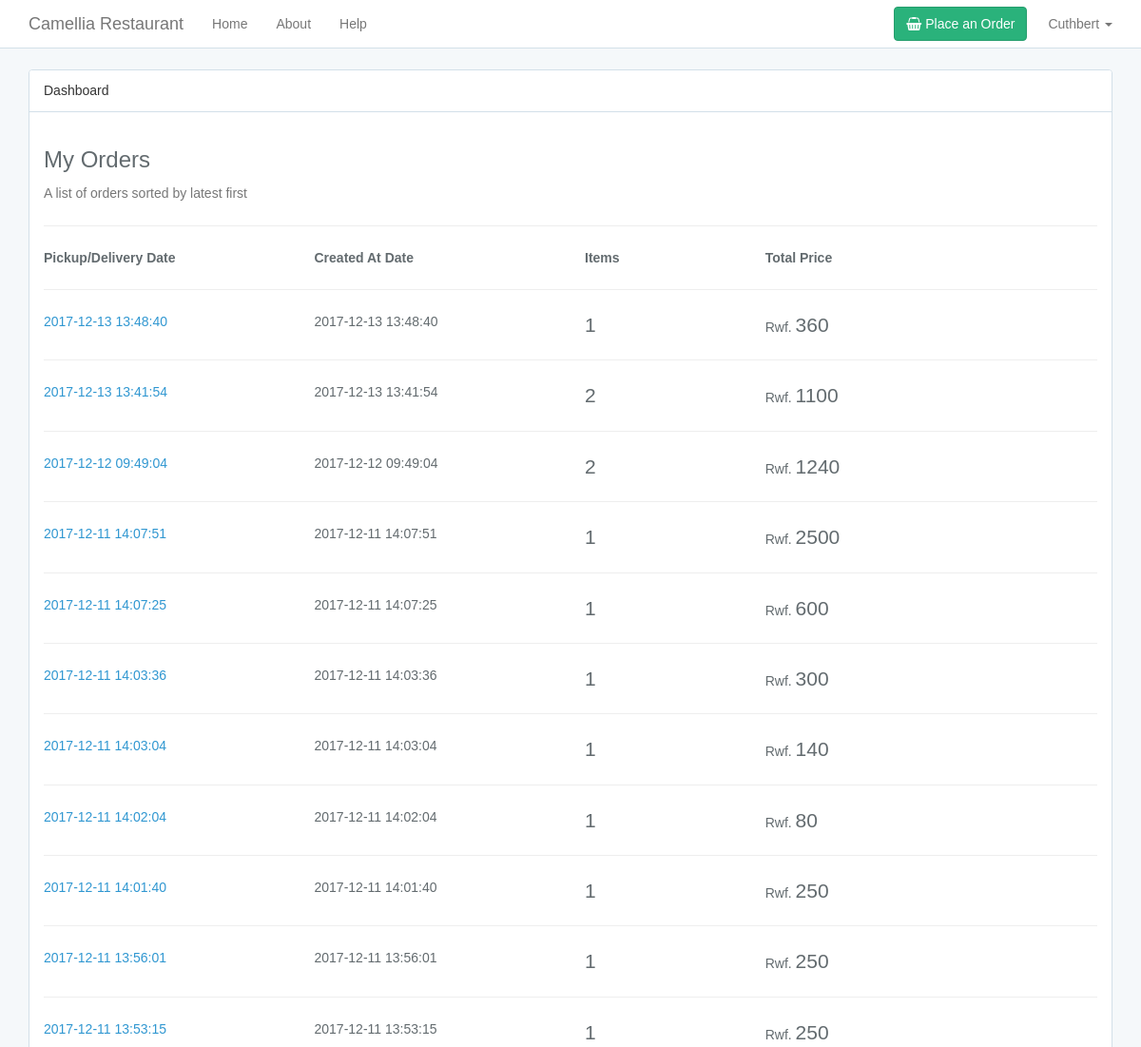
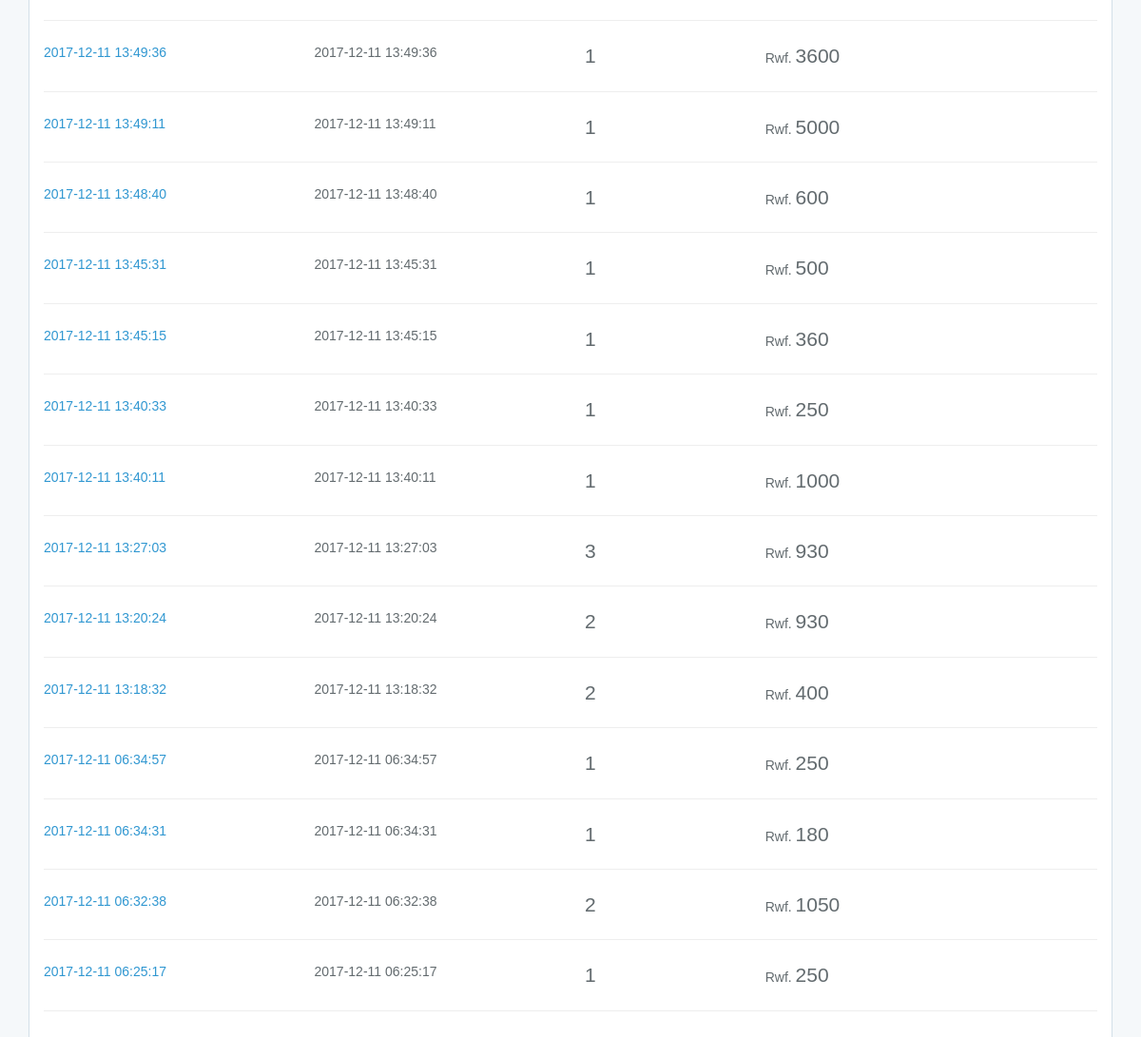
/dashboard.php (signed in), run on the app's committed database (2 pictures, top to bottom).
### tables this page shows
CREATE TABLE `orders` (
  `id` int(10) UNSIGNED NOT NULL,
  `user_id` int(10) UNSIGNED NOT NULL,
  `booked_at` timestamp NOT NULL DEFAULT CURRENT_TIMESTAMP,
  `expired_at` timestamp NULL DEFAULT NULL,
  `paid_at` timestamp NULL DEFAULT NULL,
  `created_at` timestamp NOT NULL DEFAULT CURRENT_TIMESTAMP,
  `updated_at` timestamp NOT NULL DEFAULT CURRENT_TIMESTAMP ON UPDATE CURRENT_TIMESTAMP
);

### helpers.php (called while the page is built, shortened)
<?php
if (!function_exists('route')) {
    function route($name)
    {
        return APP_URL . "/{$name}";
    }
}
if (!function_exists('auth_check')) {
    function auth_check()
    {
        if (isset($_SESSION['user'])) {
            return true;
        }
        return false;
    }
}
if (!function_exists('auth')) {
    function auth()
    {
        if (auth_check()) {
            return $_SESSION['user'];
        }
        return null;
    }
}

### functions.php (called while the page is built, shortened)
<?php
include_once "helpers.php";
if (!function_exists('unauthenticated')) {
    function unauthenticated()
    {
        if (!auth_check()) {
            return header("Location: " . route("auth/login.php"));
        } else {
            $user = userById(auth()['id']);
        }
    }
}
if (!function_exists('userById')) {
    function userById($user)
    {
        global $con;
        $row = [];
        $stmt = $con->prepare("SELECT * FROM `users` WHERE `id` = ? LIMIT 1");
        $stmt->bind_param("i", $user);
        $stmt->execute();
        $result = $stmt->get_result();
        if ($result->num_rows == 1) {
            $row = $result->fetch_assoc();
        }
        return $row;
    }
}
if (!function_exists('orderTotal')) {
    function orderTotal($order)
    {
        global $con;
        $row = [];
        $stmt = $con->prepare("SELECT
                                        SUM(
                                            (
                                                `order_items`.`price` * `order_items`.`quantity`
                                            )
                                        ) AS `order_total`
                                    FROM
                                        `orders`
                                    INNER JOIN `order_items`
                                    WHERE
                                    `orders`.`id` = `order_items`.`order_id`
                                    AND `order_id` = ? LIMIT 1");
        $stmt->bind_param("i", $order);
        $stmt->execute();
        $result = $stmt->get_result();
        if ($result->num_rows == 1) {
            $row = $result->fetch_assoc();
        }
        return $row['order_total'];
    }
}
if (!function_exists('orderItemsCount')) {
    function orderItemsCount($order)
    {
        global $con;
        $row = [];
        $stmt = $con->prepare("SELECT
                                        COUNT(`order_items`.id) AS `order_items_count`
                                    FROM
                                        `orders`
                                    INNER JOIN `order_items`
                                    WHERE
                                    `orders`.`id` = `order_items`.`order_id`
                                    AND `order_id` = ? LIMIT 1");
        $stmt->bind_param("i", $order);
        $stmt->execute();
        $result = $stmt->get_result();
        if ($result->num_rows == 1) {
            $row = $result->fetch_assoc();
        }
        return $row['order_items_count'];
    }
}
if (!function_exists('userOrders')) {
    function userOrders($user = null)
    {
        global $con;
        $rows = [];
        $user = isset($user) ? $user : auth();
        $userId = isset($user['id']) ? $user['id'] : $user;
        $stmt = $con->prepare("SELECT * FROM `orders` WHERE `user_id` = ? ORDER BY `created_at` DESC");
        $stmt->bind_param("i", $userId);
        $stmt->execute();
        $result = $stmt->get_result();
        if ($result->num_rows > 0) {
            $rows = $result->fetch_all(MYSQLI_BOTH);
        }
        return $rows;
    }
}

### dashboard.php (the view, shortened to what this page needs)
<?php
include_once("helpers.php");
include_once("functions.php");
unauthenticated();
$orders = userOrders();
?>
<!DOCTYPE html>
<html lang="en">
<head>
    <?php include_once('partials/_head.php') ?>
</head>
<body>
<div id="app">
    <?php include_once('partials/_navigation.php') ?>
    <div class="container">
        <div class="panel panel-default">
            <div class="panel-heading">Dashboard</div>
            <div class="panel-body">
                <h3>My Orders</h3>
                <p class="text-muted">A list of orders sorted by latest first</p>
                <hr>
                <?php if (count($orders) > 0) { ?>
                    <div class="row hidden-xs">
                        <div class="col-sm-3">
                            <strong>Pickup/Delivery Date</strong>
                        </div>
                        <div class="col-sm-3">
                            <strong>Created At Date</strong>
                        </div>
                        <div class="col-sm-2">
                            <strong>Items</strong>
                        </div>
                        <div class="col-sm-2">
                            <strong>Total Price</strong>
                        </div>
                        <div class="col-sm-2">
                        </div>
                    </div>
                    <hr>
                    <?php foreach ($orders as $order) { ?>
                        <div class="row">
                            <div class="col-sm-3">
                                <a href="<?php echo route("user/order.php?order={$order['id']}") ?>">
                                    <?php echo $order['booked_at']; ?>
                                </a>
                            </div>
                            <div class="col-sm-3">
                                <?php echo $order['created_at']; ?>
                            </div>
                            <div class="col-sm-2">
                                <span class="lead"><?php echo orderItemsCount($order['id']); ?></span>
                            </div>
                            <div class="col-sm-2">
                                <?php echo APP_CURRENCY; ?>
                                <span class="lead"><?php echo orderTotal($order['id']); ?></span>
                            </div>
                            <div class="col-sm-2">
                            </div>
                        </div>
                        <hr>
                    <?php } ?>
                <?php } else { ?>
                    <p class="text-muted">No orders found.</p>
                <?php } ?>
            </div>
        </div>
    </div>
</div>
</body>
</html>

### data on the page
orders: booked_at "2017-12-13 13:48:40", created_at "2017-12-13 13:48:40", id "1", id "360"
orders: booked_at "2017-12-13 13:41:54", created_at "2017-12-13 13:41:54", id "2", id "1100"
orders: booked_at "2017-12-12 09:49:04", created_at "2017-12-12 09:49:04", id "2", id "1240"
orders: booked_at "2017-12-11 14:07:51", created_at "2017-12-11 14:07:51", id "1", id "2500"
orders: booked_at "2017-12-11 14:07:25", created_at "2017-12-11 14:07:25", id "1", id "600"
orders: booked_at "2017-12-11 14:03:36", created_at "2017-12-11 14:03:36", id "1", id "300"
orders: booked_at "2017-12-11 14:03:04", created_at "2017-12-11 14:03:04", id "1", id "140"
orders: booked_at "2017-12-11 14:02:04", created_at "2017-12-11 14:02:04", id "1", id "80"
orders: booked_at "2017-12-11 14:01:40", created_at "2017-12-11 14:01:40", id "1", id "250"
orders: booked_at "2017-12-11 13:56:01", created_at "2017-12-11 13:56:01", id "1", id "250"
orders: booked_at "2017-12-11 13:53:15", created_at "2017-12-11 13:53:15", id "1", id "250"
orders: booked_at "2017-12-11 13:49:36", created_at "2017-12-11 13:49:36", id "1", id "3600"
orders: booked_at "2017-12-11 13:49:11", created_at "2017-12-11 13:49:11", id "1", id "5000"
orders: booked_at "2017-12-11 13:48:40", created_at "2017-12-11 13:48:40", id "1", id "600"
orders: booked_at "2017-12-11 13:45:31", created_at "2017-12-11 13:45:31", id "1", id "500"
orders: booked_at "2017-12-11 13:45:15", created_at "2017-12-11 13:45:15", id "1", id "360"
orders: booked_at "2017-12-11 13:40:33", created_at "2017-12-11 13:40:33", id "1", id "250"
orders: booked_at "2017-12-11 13:40:11", created_at "2017-12-11 13:40:11", id "1", id "1000"
orders: booked_at "2017-12-11 13:27:03", created_at "2017-12-11 13:27:03", id "3", id "930"
orders: booked_at "2017-12-11 13:20:24", created_at "2017-12-11 13:20:24", id "2", id "930"
orders: booked_at "2017-12-11 13:18:32", created_at "2017-12-11 13:18:32", id "2", id "400"
orders: booked_at "2017-12-11 06:34:57", created_at "2017-12-11 06:34:57", id "1", id "250"
orders: booked_at "2017-12-11 06:34:31", created_at "2017-12-11 06:34:31", id "1", id "180"
orders: booked_at "2017-12-11 06:32:38", created_at "2017-12-11 06:32:38", id "2", id "1050"
orders: booked_at "2017-12-11 06:25:17", created_at "2017-12-11 06:25:17", id "1", id "250"

### other printed values
APP_NAME "Camellia Restaurant"
session_get('user', 'first_name') "Cuthbert"
